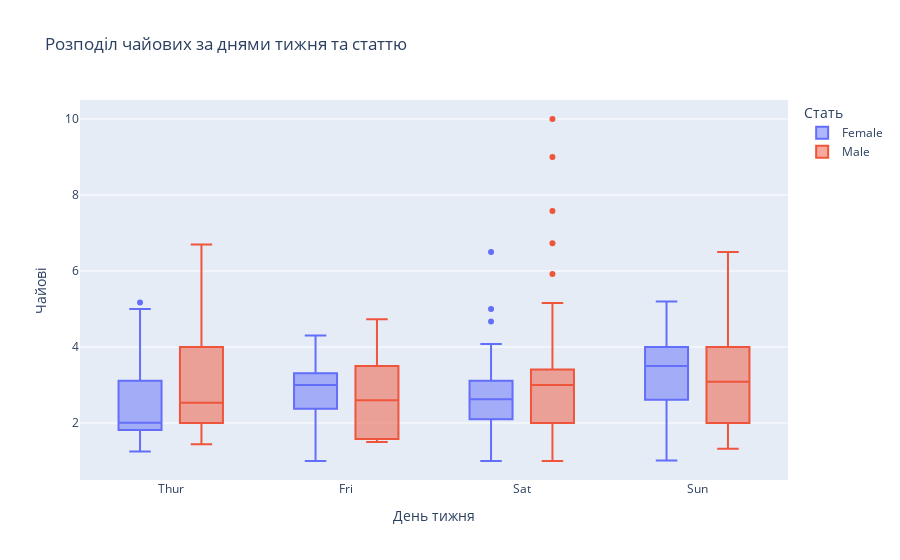

The notebook cell saved with this chart:
### Markdown cell above
---

**6. Інтерактивний box plot: чайові за днями та статтю**

Створіть інтерактивний box plot для чайових за днями тижня з розбивкою за кольором по статі.

### Code cell
fig = px.box(df, x='day', y='tip', color='sex',
             title='Розподіл чайових за днями тижня та статтю',
             category_orders={'day': ['Thur', 'Fri', 'Sat', 'Sun']},
             labels={'day': 'День тижня', 'tip': 'Чайові', 'sex': 'Стать'})
fig.show()

### Figure 1 — Plotly figure (JSON) as saved in the notebook; plotly's stock layout.template omitted (floating-point values rounded to 4 significant figures; data arrays with more than 128 entries replaced by an {"elided": "..."} marker saying what was removed)
{"data": [{"alignmentgroup": "True", "hovertemplate": "Стать=Female<br>День тижня=%{x}<br>Чайові=%{y}<extra></extra>", "legendgroup": "Female", "marker": {"color": "#636efa"}, "name": "Female", "notched": false, "offsetgroup": "Female", "orientation": "v", "showlegend": true, "type": "box", "x": ["Sun", "Sun", "Sun", "Sun", "Sun", "Sun", "Sat", "Sat", "Sat", "Sat", "Sat", "Sat", "Sun", "Sun", "Sat", "Sat", "Sat", "Sat", "Sat", "Sat", "Sat", "Thur", "Thur", "Fri", "Fri", "Fri", "Fri", "Fri", "Sat", "Sat", "Sat", "Sat", "Sat", "Sun", "Sun", "Thur", "Thur", "Thur", "Thur", "Thur", "Thur", "Thur", "Thur", "Thur", "Thur", "Thur", "Thur", "Thur", "Thur", "Thur", "Thur", "Thur", "Thur", "Thur", "Thur", "Thur", "Thur", "Sun", "Sun", "Sun", "Sun", "Sun", "Sat", "Sat", "Sun", "Sun", "Sun", "Thur", "Thur", "Thur", "Thur", "Thur", "Thur", "Thur", "Sat", "Sat", "Sat", "Sat", "Sat", "Fri", "Fri", "Fri", "Fri", "Sat", "Sat", "Sat", "Thur"], "x0": " ", "xaxis": "x", "y": [1.01, 3.61, 5.0, 3.02, 1.67, 3.5, 2.75, 2.23, 3.0, 3.0, 2.45, 3.07, 2.6, 5.2, 1.5, 2.47, 1.0, 3.0, 3.14, 5.0, 2.2, 1.83, 5.17, 1.0, 4.3, 3.25, 2.5, 3.0, 2.5, 3.48, 4.08, 4.0, 1.0, 4.0, 3.5, 1.5, 1.8, 2.92, 1.68, 2.52, 4.2, 2.0, 2.0, 2.83, 1.5, 2.0, 3.25, 1.25, 2.0, 2.0, 2.75, 3.5, 5.0, 2.3, 1.5, 1.36, 1.63, 5.14, 3.75, 2.61, 2.0, 3.0, 1.61, 2.0, 4.0, 3.5, 3.5, 4.19, 5.0, 2.0, 2.01, 2.0, 2.5, 3.23, 2.23, 2.5, 6.5, 1.1, 3.09, 3.48, 3.0, 2.5, 2.0, 2.88, 4.67, 2.0, 3.0], "y0": " ", "yaxis": "y"}, {"alignmentgroup": "True", "hovertemplate": "Стать=Male<br>День тижня=%{x}<br>Чайові=%{y}<extra></extra>", "legendgroup": "Male", "marker": {"color": "#EF553B"}, "name": "Male", "notched": false, "offsetgroup": "Male", "orientation": "v", "showlegend": true, "type": "box", "x": {"elided": "157 str values"}, "x0": " ", "xaxis": "x", "y": {"elided": "157 float values"}, "y0": " ", "yaxis": "y"}], "layout": {"boxmode": "group", "legend": {"title": {"text": "Стать"}, "tracegroupgap": 0}, "title": {"text": "Розподіл чайових за днями тижня та статтю"}, "xaxis": {"anchor": "y", "categoryarray": ["Thur", "Fri", "Sat", "Sun"], "categoryorder": "array", "domain": [0, 1], "title": {"text": "День тижня"}}, "yaxis": {"anchor": "x", "domain": [0, 1], "title": {"text": "Чайові"}}}}
